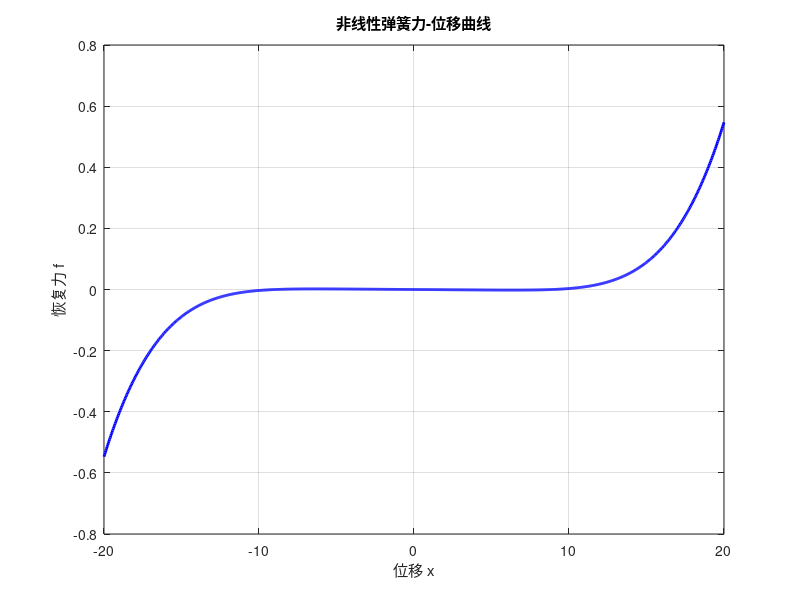

Recreate this plot in MATLAB.
d=27.96;
a=21.26;
l1=49.8;
l2=49.8;
k1=0.3785;
k2=0.2406;
k3=0.2013;
x = linspace(-20, 20, 1000); 
f = 3.*k1.*(l1 - sqrt((a-x).^2 + d.^2)) ./ sqrt((a-x).^2 + d.^2) .* (a-x) ...
    - 3.*k1.*(l1 - sqrt((a+x).^2 + d.^2)) ./ sqrt((a+x).^2 + d.^2) .* (a+x) ...
    - 3 .* k3 .* (l2 - sqrt(x.^2 + d.^2)) .* x ./ sqrt(x.^2 + d.^2)+ k2.*x;

figure;
plot(x, f, 'b-', 'LineWidth', 2);
grid on;
xlabel('位移 x');
ylabel('恢复力 f');
title('非线性弹簧力-位移曲线');
